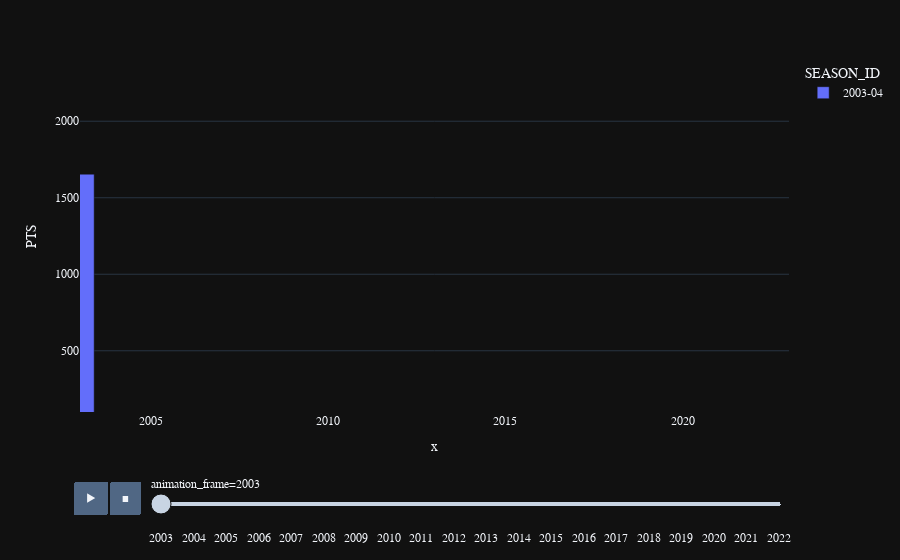

Here is the notebook cell this chart was saved with:
### Code cell
fig = px.bar(career_df, hover_data = ["PTS"], 
                    x = [2003,2004,2005,2006,2007,2008,2009,2010,2011,2012,2013,2014,2015,2016,2017,2018,2019,2020,2021,2022], y = "PTS",
                    range_x = (2003, 2023), range_y = (100, 2400),
                    hover_name = [2003,2004,2005,2006,2007,2008,2009,2010,2011,2012,2013,2014,2015,2016,2017,2018,2019,2020,2021,2022],
                    animation_frame = [2003,2004,2005,2006,2007,2008,2009,2010,2011,2012,2013,2014,2015,2016,2017,2018,2019,2020,2021,2022], range_color = (20, 25),
                    color = "SEASON_ID")

bar_font = dict(family = "PT Sans", size = 12)
fig.update_layout(template = "plotly_dark", font = bar_font)
fig.show()

### Figure 1 — Plotly figure (JSON) as saved in the notebook; plotly's stock layout.template omitted (floating-point values rounded to 4 significant figures)
{"data": [{"alignmentgroup": "True", "hovertemplate": "<b>%{hovertext}</b><br><br>SEASON_ID=2003-04<br>animation_frame=2003<br>x=%{x}<br>PTS=%{y}<extra></extra>", "hovertext": [2003], "legendgroup": "2003-04", "marker": {"color": "#636efa", "pattern": {"shape": ""}}, "name": "2003-04", "offsetgroup": "2003-04", "orientation": "v", "showlegend": true, "textposition": "auto", "type": "bar", "x": [2003], "xaxis": "x", "y": [1654], "yaxis": "y"}], "layout": {"barmode": "relative", "font": {"family": "PT Sans", "size": 12}, "legend": {"title": {"text": "SEASON_ID"}, "tracegroupgap": 0}, "margin": {"t": 60}, "sliders": [{"active": 0, "currentvalue": {"prefix": "animation_frame="}, "len": 0.9, "pad": {"b": 10, "t": 60}, "steps": [{"args": [["2003"], {"frame": {"duration": 0, "redraw": true}, "fromcurrent": true, "mode": "immediate", "transition": {"duration": 0, "easing": "linear"}}], "label": "2003", "method": "animate"}, {"args": [["2004"], {"frame": {"duration": 0, "redraw": true}, "fromcurrent": true, "mode": "immediate", "transition": {"duration": 0, "easing": "linear"}}], "label": "2004", "method": "animate"}, {"args": [["2005"], {"frame": {"duration": 0, "redraw": true}, "fromcurrent": true, "mode": "immediate", "transition": {"duration": 0, "easing": "linear"}}], "label": "2005", "method": "animate"}, {"args": [["2006"], {"frame": {"duration": 0, "redraw": true}, "fromcurrent": true, "mode": "immediate", "transition": {"duration": 0, "easing": "linear"}}], "label": "2006", "method": "animate"}, {"args": [["2007"], {"frame": {"duration": 0, "redraw": true}, "fromcurrent": true, "mode": "immediate", "transition": {"duration": 0, "easing": "linear"}}], "label": "2007", "method": "animate"}, {"args": [["2008"], {"frame": {"duration": 0, "redraw": true}, "fromcurrent": true, "mode": "immediate", "transition": {"duration": 0, "easing": "linear"}}], "label": "2008", "method": "animate"}, {"args": [["2009"], {"frame": {"duration": 0, "redraw": true}, "fromcurrent": true, "mode": "immediate", "transition": {"duration": 0, "easing": "linear"}}], "label": "2009", "method": "animate"}, {"args": [["2010"], {"frame": {"duration": 0, "redraw": true}, "fromcurrent": true, "mode": "immediate", "transition": {"duration": 0, "easing": "linear"}}], "label": "2010", "method": "animate"}, {"args": [["2011"], {"frame": {"duration": 0, "redraw": true}, "fromcurrent": true, "mode": "immediate", "transition": {"duration": 0, "easing": "linear"}}], "label": "2011", "method": "animate"}, {"args": [["2012"], {"frame": {"duration": 0, "redraw": true}, "fromcurrent": true, "mode": "immediate", "transition": {"duration": 0, "easing": "linear"}}], "label": "2012", "method": "animate"}, {"args": [["2013"], {"frame": {"duration": 0, "redraw": true}, "fromcurrent": true, "mode": "immediate", "transition": {"duration": 0, "easing": "linear"}}], "label": "2013", "method": "animate"}, {"args": [["2014"], {"frame": {"duration": 0, "redraw": true}, "fromcurrent": true, "mode": "immediate", "transition": {"duration": 0, "easing": "linear"}}], "label": "2014", "method": "animate"}, {"args": [["2015"], {"frame": {"duration": 0, "redraw": true}, "fromcurrent": true, "mode": "immediate", "transition": {"duration": 0, "easing": "linear"}}], "label": "2015", "method": "animate"}, {"args": [["2016"], {"frame": {"duration": 0, "redraw": true}, "fromcurrent": true, "mode": "immediate", "transition": {"duration": 0, "easing": "linear"}}], "label": "2016", "method": "animate"}, {"args": [["2017"], {"frame": {"duration": 0, "redraw": true}, "fromcurrent": true, "mode": "immediate", "transition": {"duration": 0, "easing": "linear"}}], "label": "2017", "method": "animate"}, {"args": [["2018"], {"frame": {"duration": 0, "redraw": true}, "fromcurrent": true, "mode": "immediate", "transition": {"duration": 0, "easing": "linear"}}], "label": "2018", "method": "animate"}, {"args": [["2019"], {"frame": {"duration": 0, "redraw": true}, "fromcurrent": true, "mode": "immediate", "transition": {"duration": 0, "easing": "linear"}}], "label": "2019", "method": "animate"}, {"args": [["2020"], {"frame": {"duration": 0, "redraw": true}, "fromcurrent": true, "mode": "immediate", "transition": {"duration": 0, "easing": "linear"}}], "label": "2020", "method": "animate"}, {"args": [["2021"], {"frame": {"duration": 0, "redraw": true}, "fromcurrent": true, "mode": "immediate", "transition": {"duration": 0, "easing": "linear"}}], "label": "2021", "method": "animate"}, {"args": [["2022"], {"frame": {"duration": 0, "redraw": true}, "fromcurrent": true, "mode": "immediate", "transition": {"duration": 0, "easing": "linear"}}], "label": "2022", "method": "animate"}], "x": 0.1, "xanchor": "left", "y": 0, "yanchor": "top"}], "updatemenus": [{"buttons": [{"args": [null, {"frame": {"duration": 500, "redraw": true}, "fromcurrent": true, "mode": "immediate", "transition": {"duration": 500, "easing": "linear"}}], "label": "&#9654;", "method": "animate"}, {"args": [[null], {"frame": {"duration": 0, "redraw": true}, "fromcurrent": true, "mode": "immediate", "transition": {"duration": 0, "easing": "linear"}}], "label": "&#9724;", "method": "animate"}], "direction": "left", "pad": {"r": 10, "t": 70}, "showactive": false, "type": "buttons", "x": 0.1, "xanchor": "right", "y": 0, "yanchor": "top"}], "xaxis": {"anchor": "y", "domain": [0, 1], "range": [2003, 2023], "title": {"text": "x"}}, "yaxis": {"anchor": "x", "domain": [0, 1], "range": [100, 2400], "title": {"text": "PTS"}}}}
